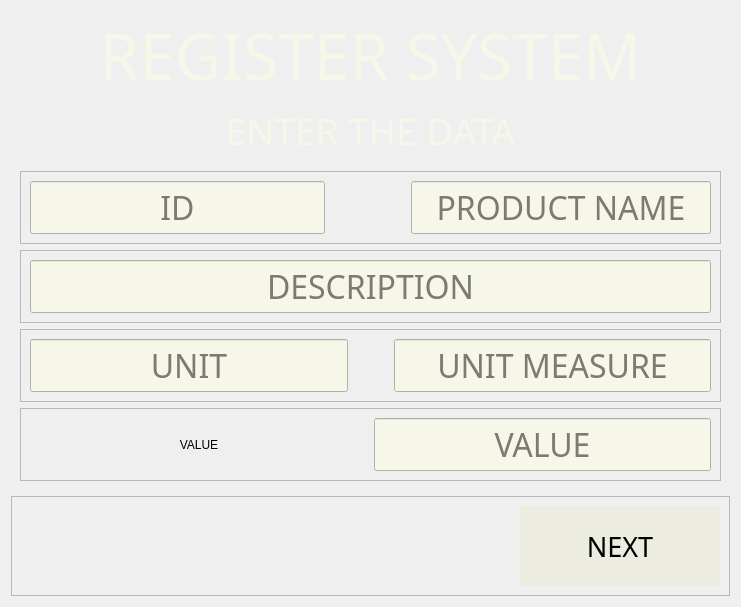
         <widget class="QWidget" name="rmpr">
          <layout class="QVBoxLayout" name="verticalLayout_11">
           <item>
            <widget class="QLabel" name="rmpr_lb_rs">
             <property name="font">
              <font>
               <family>Voga </family>
               <pointsize>48</pointsize>
               <italic>false</italic>
               <bold>false</bold>
              </font>
             </property>
             <property name="styleSheet">
              <string notr="true">font: 48pt &quot;Voga &quot;; color:#f6f6e9;</string>
             </property>
             <property name="text">
              <string>REGISTER SYSTEM</string>
             </property>
             <property name="alignment">
              <set>Qt::AlignCenter</set>
             </property>
            </widget>
           </item>
           <item>
            <widget class="QLabel" name="rmpr_lb_ed">
             <property name="font">
              <font>
               <family>Fira Sans</family>
               <pointsize>28</pointsize>
               <italic>false</italic>
               <bold>false</bold>
              </font>
             </property>
             <property name="styleSheet">
              <string notr="true">color:#f6f6e9;
font: 500 28pt &quot;Fira Sans&quot;;
</string>
             </property>
             <property name="text">
              <string>ENTER THE DATA</string>
             </property>
             <property name="alignment">
              <set>Qt::AlignCenter</set>
             </property>
            </widget>
           </item>
           <item>
            <widget class="QStackedWidget" name="rmpr_cb_stackedWidget">
             <property name="currentIndex">
              <number>0</number>
             </property>
             <widget class="QWidget" name="rmpr_cb">
              <layout class="QVBoxLayout" name="verticalLayout_25">
               <item>
                <widget class="QFrame" name="rmpr_cb_f1">
                 <property name="frameShape">
                  <enum>QFrame::StyledPanel</enum>
                 </property>
                 <property name="frameShadow">
                  <enum>QFrame::Raised</enum>
                 </property>
                 <layout class="QHBoxLayout" name="horizontalLayout_24">
                  <item>
                   <widget class="QLineEdit" name="rmpr_cb_f1_id">
                    <property name="sizePolicy">
                     <sizepolicy hsizetype="Minimum" vsizetype="Fixed">
                      <horstretch>0</horstretch>
                      <verstretch>0</verstretch>
                     </sizepolicy>
                    </property>
                    <property name="minimumSize">
                     <size>
                      <width>200</width>
                      <height>0</height>
                     </size>
                    </property>
                    <property name="font">
                     <font>
                      <family>Voga </family>
                      <pointsize>24</pointsize>
                      <italic>false</italic>
                      <bold>false</bold>
                     </font>
                    </property>
                    <property name="styleSheet">
                     <string notr="true">QLineEdit:focus, QLineEdit:hover
{
	
	background-color: rgb(255, 219, 187);
}
QLineEdit
{
	font: 24pt &quot;Voga &quot;;
	background-color: rgb(246, 246, 233);
}</string>
                    </property>
                    <property name="inputMask">
                     <string/>
                    </property>
                    <property name="text">
                     <string/>
                    </property>
                    <property name="alignment">
                     <set>Qt::AlignCenter</set>
                    </property>
                    <property name="placeholderText">
                     <string>ID</string>
                    </property>
                   </widget>
                  </item>
                  <item>
                   <spacer name="horizontalSpacer_19">
                    <property name="orientation">
                     <enum>Qt::Horizontal</enum>
                    </property>
                    <property name="sizeType">
                     <enum>QSizePolicy::Minimum</enum>
                    </property>
                    <property name="sizeHint" stdset="0">
                     <size>
                      <width>80</width>
                      <height>20</height>
                     </size>
                    </property>
                   </spacer>
                  </item>
                  <item>
                   <widget class="QLineEdit" name="rmpr_cb_f1_n">
                    <property name="sizePolicy">
                     <sizepolicy hsizetype="MinimumExpanding" vsizetype="Fixed">
                      <horstretch>0</horstretch>
                      <verstretch>0</verstretch>
                     </sizepolicy>
                    </property>
                    <property name="minimumSize">
                     <size>
                      <width>300</width>
                      <height>0</height>
                     </size>
                    </property>
                    <property name="font">
                     <font>
                      <family>Voga </family>
                      <pointsize>24</pointsize>
                      <italic>false</italic>
                      <bold>false</bold>
                     </font>
                    </property>
                    <property name="styleSheet">
                     <string notr="true">QLineEdit:focus, QLineEdit:hover
{
	
	background-color: rgb(255, 219, 187);
}
QLineEdit
{
	font: 24pt &quot;Voga &quot;;
	background-color: rgb(246, 246, 233);
}</string>
                    </property>
                    <property name="inputMask">
                     <string/>
                    </property>
                    <property name="text">
                     <string/>
                    </property>
                    <property name="alignment">
                     <set>Qt::AlignCenter</set>
                    </property>
                    <property name="placeholderText">
                     <string>PRODUCT NAME</string>
                    </property>
                   </widget>
                  </item>
                 </layout>
                </widget>
               </item>
               <item>
                <widget class="QFrame" name="rmpr_cb_f2">
                 <property name="frameShape">
                  <enum>QFrame::StyledPanel</enum>
                 </property>
                 <property name="frameShadow">
                  <enum>QFrame::Raised</enum>
                 </property>
                 <layout class="QHBoxLayout" name="horizontalLayout_23">
                  <item>
                   <widget class="QLineEdit" name="rmpr_cb_f2_desc">
                    <property name="sizePolicy">
                     <sizepolicy hsizetype="Minimum" vsizetype="Fixed">
                      <horstretch>0</horstretch>
                      <verstretch>0</verstretch>
                     </sizepolicy>
                    </property>
                    <property name="minimumSize">
                     <size>
                      <width>200</width>
                      <height>0</height>
                     </size>
                    </property>
                    <property name="font">
                     <font>
                      <family>Voga </family>
                      <pointsize>24</pointsize>
                      <italic>false</italic>
                      <bold>false</bold>
                     </font>
                    </property>
                    <property name="styleSheet">
                     <string notr="true">QLineEdit:focus, QLineEdit:hover
{
	
	background-color: rgb(255, 219, 187);
}
QLineEdit
{
	font: 24pt &quot;Voga &quot;;
	background-color: rgb(246, 246, 233);
}</string>
                    </property>
                    <property name="inputMask">
                     <string/>
                    </property>
                    <property name="text">
                     <string/>
                    </property>
                    <property name="alignment">
                     <set>Qt::AlignCenter</set>
                    </property>
                    <property name="placeholderText">
                     <string>DESCRIPTION</string>
                    </property>
                   </widget>
                  </item>
                 </layout>
                </widget>
               </item>
               <item>
                <widget class="QFrame" name="rmpr_cb_f3">
                 <property name="frameShape">
                  <enum>QFrame::StyledPanel</enum>
                 </property>
                 <property name="frameShadow">
                  <enum>QFrame::Raised</enum>
                 </property>
                 <layout class="QHBoxLayout" name="horizontalLayout_22">
                  <item>
                   <widget class="QLineEdit" name="rmpr_cb_f3_u">
                    <property name="sizePolicy">
                     <sizepolicy hsizetype="Minimum" vsizetype="Fixed">
                      <horstretch>0</horstretch>
                      <verstretch>0</verstretch>
                     </sizepolicy>
                    </property>
                    <property name="minimumSize">
                     <size>
                      <width>200</width>
                      <height>0</height>
                     </size>
                    </property>
                    <property name="font">
                     <font>
                      <family>Voga </family>
                      <pointsize>24</pointsize>
                      <italic>false</italic>
                      <bold>false</bold>
                     </font>
                    </property>
                    <property name="styleSheet">
                     <string notr="true">QLineEdit:focus, QLineEdit:hover
{
	
	background-color: rgb(255, 219, 187);
}
QLineEdit
{
	font: 24pt &quot;Voga &quot;;
	background-color: rgb(246, 246, 233);
}</string>
                    </property>
                    <property name="inputMask">
                     <string/>
                    </property>
                    <property name="text">
                     <string/>
                    </property>
                    <property name="alignment">
                     <set>Qt::AlignCenter</set>
                    </property>
                    <property name="placeholderText">
                     <string>UNIT</string>
                    </property>
                   </widget>
                  </item>
                  <item>
                   <spacer name="horizontalSpacer_23">
                    <property name="orientation">
                     <enum>Qt::Horizontal</enum>
                    </property>
                    <property name="sizeType">
                     <enum>QSizePolicy::Maximum</enum>
                    </property>
                    <property name="sizeHint" stdset="0">
                     <size>
                      <width>40</width>
                      <height>20</height>
                     </size>
                    </property>
                   </spacer>
                  </item>
                  <item>
                   <widget class="QLineEdit" name="rmpr_cb_f3_um">
                    <property name="sizePolicy">
                     <sizepolicy hsizetype="Minimum" vsizetype="Fixed">
                      <horstretch>0</horstretch>
                      <verstretch>0</verstretch>
                     </sizepolicy>
                    </property>
                    <property name="minimumSize">
                     <size>
                      <width>200</width>
                      <height>0</height>
                     </size>
                    </property>
                    <property name="font">
                     <font>
                      <family>Voga </family>
                      <pointsize>24</pointsize>
                      <italic>false</italic>
                      <bold>false</bold>
                     </font>
                    </property>
                    <property name="styleSheet">
                     <string notr="true">QLineEdit:focus, QLineEdit:hover
{
	
	background-color: rgb(255, 219, 187);
}
QLineEdit
{
	font: 24pt &quot;Voga &quot;;
	background-color: rgb(246, 246, 233);
}</string>
                    </property>
                    <property name="inputMask">
                     <string/>
                    </property>
                    <property name="text">
                     <string/>
                    </property>
                    <property name="alignment">
                     <set>Qt::AlignCenter</set>
                    </property>
                    <property name="placeholderText">
                     <string>UNIT MEASURE</string>
                    </property>
                   </widget>
                  </item>
                 </layout>
                </widget>
               </item>
               <item>
                <widget class="QFrame" name="rmpr_cb_f4">
                 <property name="frameShape">
                  <enum>QFrame::StyledPanel</enum>
                 </property>
                 <property name="frameShadow">
                  <enum>QFrame::Raised</enum>
                 </property>
                 <layout class="QHBoxLayout" name="horizontalLayout_18">
                  <item>
                   <widget class="QLabel" name="rmpr_cb_f4_lb_v">
                    <property name="styleSheet">
                     <string notr="true">font: 32pt &quot;Voga &quot;;</string>
                    </property>
                    <property name="text">
                     <string>VALUE</string>
                    </property>
                    <property name="alignment">
                     <set>Qt::AlignCenter</set>
                    </property>
                   </widget>
                  </item>
                  <item>
                   <widget class="QLineEdit" name="rmpr_cb_f4_v">
                    <property name="sizePolicy">
                     <sizepolicy hsizetype="Minimum" vsizetype="Fixed">
                      <horstretch>0</horstretch>
                      <verstretch>0</verstretch>
                     </sizepolicy>
                    </property>
                    <property name="minimumSize">
                     <size>
                      <width>200</width>
                      <height>0</height>
                     </size>
                    </property>
                    <property name="font">
                     <font>
                      <family>Voga </family>
                      <pointsize>24</pointsize>
                      <italic>false</italic>
                      <bold>false</bold>
                     </font>
                    </property>
                    <property name="styleSheet">
                     <string notr="true">QLineEdit:focus, QLineEdit:hover
{
	
	background-color: rgb(255, 219, 187);
}
QLineEdit
{
	font: 24pt &quot;Voga &quot;;
	background-color: rgb(246, 246, 233);
}</string>
                    </property>
                    <property name="inputMask">
                     <string/>
                    </property>
                    <property name="text">
                     <string/>
                    </property>
                    <property name="alignment">
                     <set>Qt::AlignCenter</set>
                    </property>
                    <property name="placeholderText">
                     <string>VALUE</string>
                    </property>
                   </widget>
                  </item>
                 </layout>
                </widget>
               </item>
              </layout>
             </widget>
             <widget class="QWidget" name="rmpr_sc">
              <layout class="QVBoxLayout" name="verticalLayout_26">
               <item>
                <widget class="QLabel" name="rmpr_sc_lb_suc">
                 <property name="styleSheet">
                  <string notr="true">font:55pt &quot;Voga &quot;; color:#f6f6e9;</string>
                 </property>
                 <property name="text">
                  <string>PRODUCT REGISTERED
SUCCESSFULLY</string>
                 </property>
                 <property name="scaledContents">
                  <bool>false</bool>
                 </property>
                 <property name="alignment">
                  <set>Qt::AlignCenter</set>
                 </property>
                </widget>
               </item>
              </layout>
             </widget>
            </widget>
           </item>
           <item>
            <widget class="QFrame" name="rmpr_btn">
             <property name="sizePolicy">
              <sizepolicy hsizetype="Preferred" vsizetype="Minimum">
               <horstretch>0</horstretch>
               <verstretch>0</verstretch>
              </sizepolicy>
             </property>
             <property name="minimumSize">
              <size>
               <width>0</width>
               <height>100</height>
              </size>
             </property>
             <property name="frameShape">
              <enum>QFrame::StyledPanel</enum>
             </property>
             <property name="frameShadow">
              <enum>QFrame::Raised</enum>
             </property>
             <layout class="QHBoxLayout" name="horizontalLayout_21">
              <item>
               <spacer name="horizontalSpacer_20">
                <property name="orientation">
                 <enum>Qt::Horizontal</enum>
                </property>
                <property name="sizeType">
                 <enum>QSizePolicy::MinimumExpanding</enum>
                </property>
                <property name="sizeHint" stdset="0">
                 <size>
                  <width>100</width>
                  <height>20</height>
                 </size>
                </property>
               </spacer>
              </item>
              <item>
               <widget class="QPushButton" name="rmpr_btn_n">
                <property name="sizePolicy">
                 <sizepolicy hsizetype="Minimum" vsizetype="Preferred">
                  <horstretch>0</horstretch>
                  <verstretch>0</verstretch>
                 </sizepolicy>
                </property>
                <property name="minimumSize">
                 <size>
                  <width>200</width>
                  <height>0</height>
                 </size>
                </property>
                <property name="sizeIncrement">
                 <size>
                  <width>0</width>
                  <height>0</height>
                 </size>
                </property>
                <property name="font">
                 <font>
                  <family>Fira Sans Medium</family>
                  <pointsize>20</pointsize>
                 </font>
                </property>
                <property name="styleSheet">
                 <string notr="true">QPushButton:hover
{
   border: 4px solid  rgb(31, 80, 20);
	background-color: rgb(212, 212, 201);
	

}
QPushButton {
	background-color: rgb(236, 236, 224);
	border: none;
}
</string>
                </property>
                <property name="text">
                 <string>NEXT</string>
                </property>
                <property name="autoDefault">
                 <bool>false</bool>
                </property>
                <property name="flat">
                 <bool>false</bool>
                </property>
               </widget>
              </item>
             </layout>
            </widget>
           </item>
          </layout>
         </widget>
